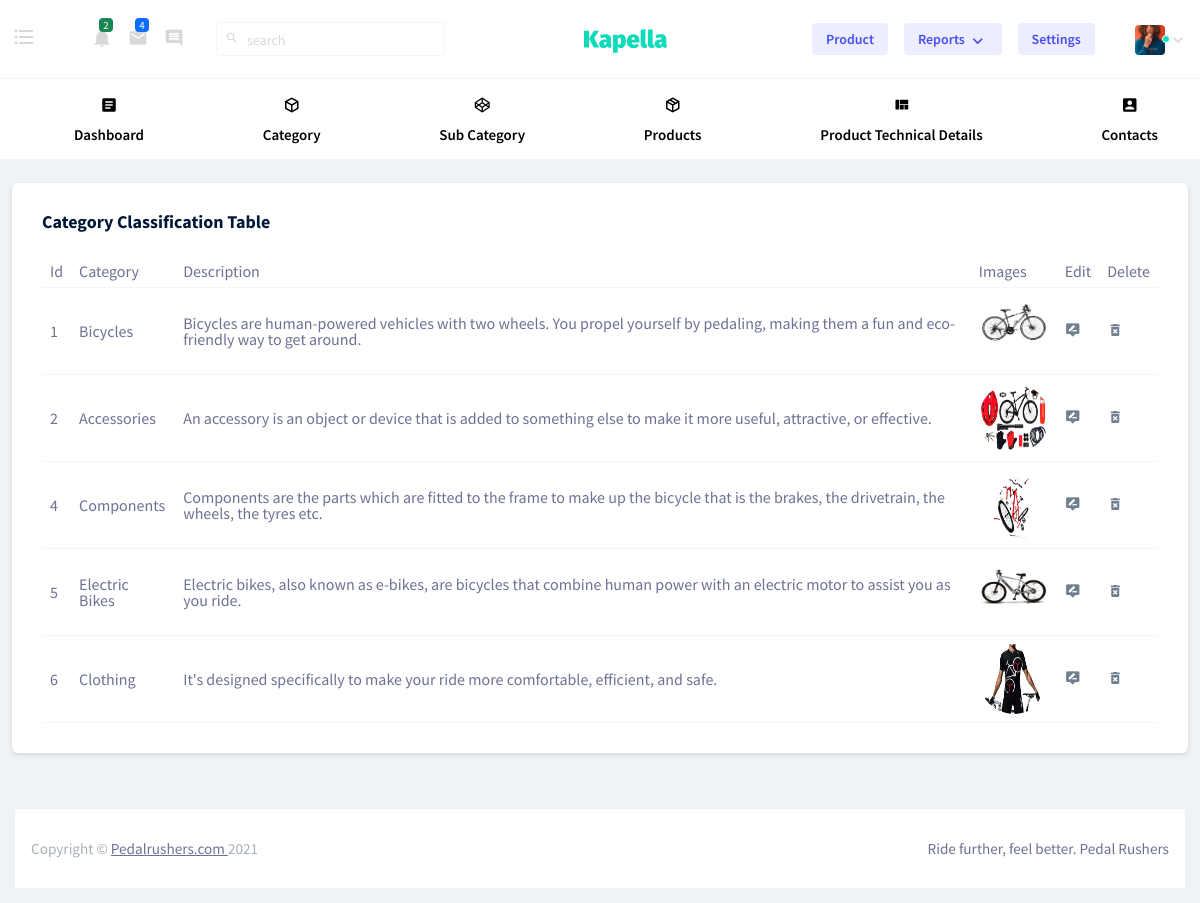
Page /Backend/View_Categories/ on the committed database.
### Backend/models.py (models this page shows)
class PedalRushersDB(models.Model):
    Category_PD = models.CharField(max_length=100,null=True,blank=True)
    Description_PD = models.CharField(max_length=200,null=True,blank=True)
    Image_PD = models.ImageField(upload_to="PedalRushers_Images",null=True,blank=True)

### Backend/views.py (the view)
# urls.py: path('View_Categories/',views.View_Categories,name="View_Categories"),
def View_Categories(req):
    data = PedalRushersDB.objects.all()
    return render(req,"View_Categories.html",{"data":data})

### Backend/templates/View_Categories.html (shortened to what this page needs)
<!DOCTYPE html>
<html lang="en">
<head>
    {% extends 'Index.html' %}
{% block content %}
</head>
<body>
<div class="col-lg-12 grid-margin stretch-card">
              <div class="card">
                <div class="card-body">
                  <h4 class="card-title">Category Classification Table</h4>
                  <div class="table-responsive">
                    <table class="table table-hover">
                      <thead>
                        <tr>
                           <th>Id</th>
                          <th>Category</th>
                          <th>Description</th>
                          <th>Images</th>
                          <th>Edit</th>
                          <th>Delete</th>
                        </tr>
                      </thead>
                      <tbody>
                      {% for x in data %}
                      <tr>
                          <td>{{x.id}}</td>
                          <td>{{x.Category_PD}}</td>
                          <td>{{x.Description_PD}}</td>
                          <td>
                              <img  src="{{x.Image_PD.url}}" >
                          </td>
                          <td>
                              <a href="{% url 'Edit_Categories' PRID=x.id %}">
                                  <i class="mdi mdi-tooltip-edit clr"></i>
                              </a>
                          </td>
                          <td>
                              <a href="{% url 'Delete_categories' PRID=x.id %}">
                                  <i class="mdi mdi-delete-forever clr"></i>
                              </a>
                          </td>
                      </tr>
                      {% endfor %}
                      </tbody>
                    </table>
                  </div>
                </div>
              </div>
            </div>
</body>
</html>
{% endblock %}

### Backend/templates/View_Categories.html (style rules this page uses)
.table td img { width: 70px; height: 70px; border-radius: 100%; }
.clr { color:rgb(112, 128, 144); }

### rows in the picture
PedalRushersDB: id "1", Category_PD "Bicycles", Description_PD "Bicycles are human-powered vehicles with two wheels. You propel yourself by pedaling, making them a fun and eco-friendly way to get around.", Image_PD (picture)
PedalRushersDB: id "2", Category_PD "Accessories", Description_PD "An accessory is an object or device that is added to something else to make it more useful, attractive, or effective.", Image_PD (picture)
PedalRushersDB: id "4", Category_PD "Components", Description_PD "Components are the parts which are fitted to the frame to make up the bicycle that is the brakes, the drivetrain, the wheels, the tyres etc.", Image_PD (picture)
PedalRushersDB: id "5", Category_PD "Electric Bikes", Description_PD "Electric bikes, also known as e-bikes, are bicycles that combine human power with an electric motor to assist you as you ride.", Image_PD (picture)
PedalRushersDB: id "6", Category_PD "Clothing", Description_PD "It's designed specifically to make your ride more comfortable, efficient, and safe.", Image_PD (picture)
